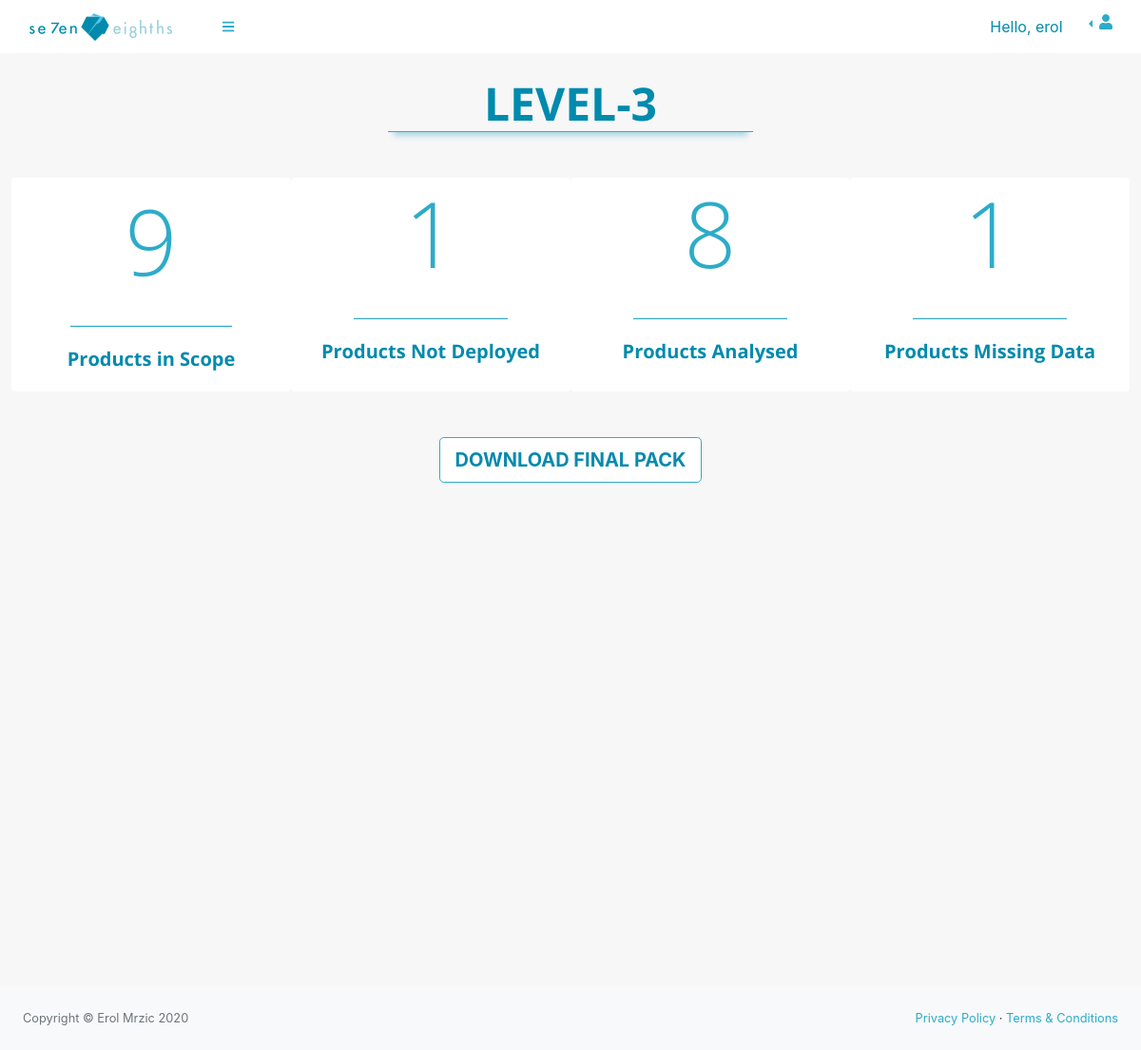
The page /overview (signed in) on the database as committed earlier.
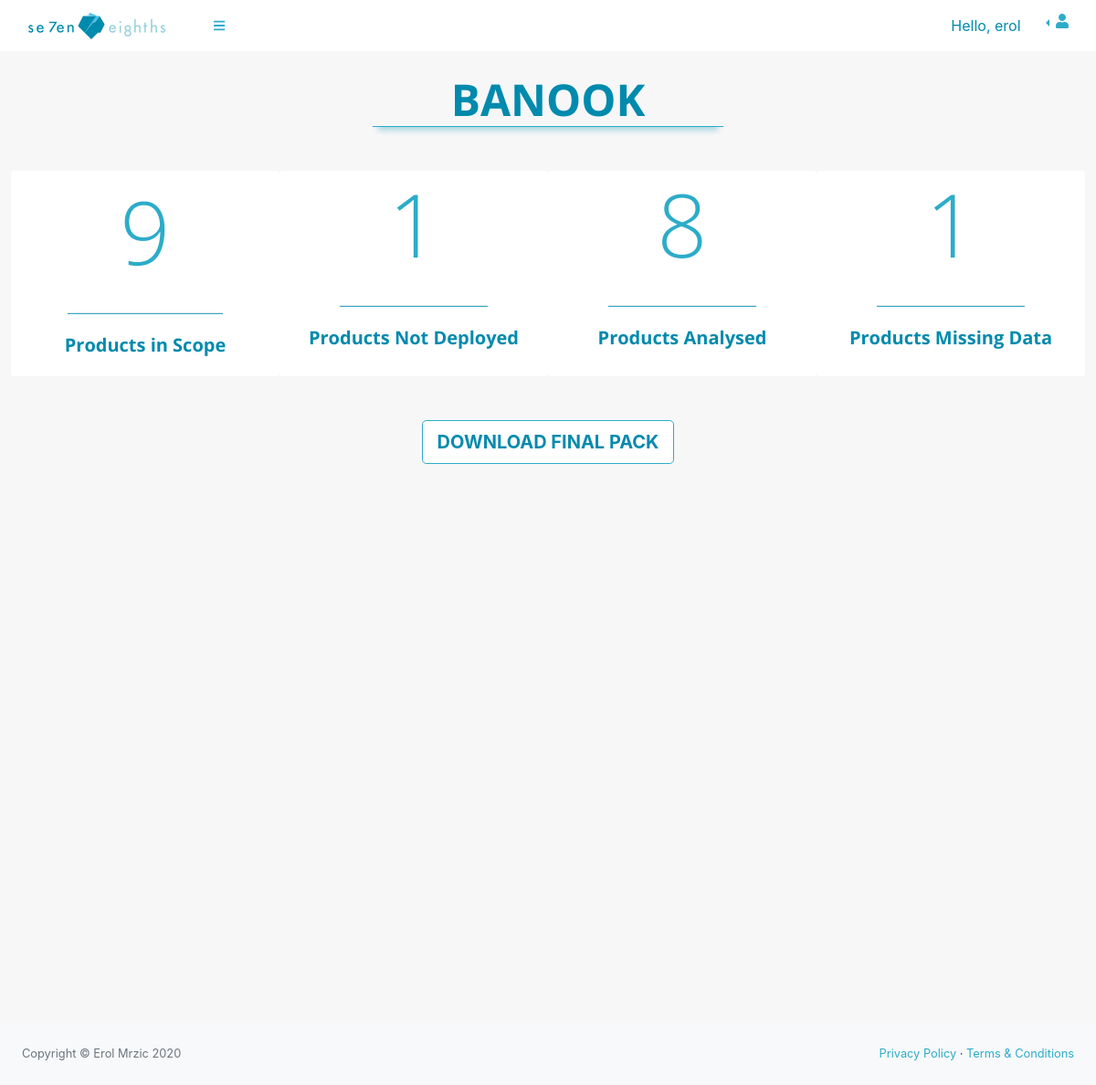
The same page on the database as committed later.
### base/models.py (models this page shows, shortened)
class Account(models.Model):
    AREAS = (
        ('EMEA', 'EMEA'),
        ('Americas', 'Americas'),
    )
    STATUS = (
        ('Data collection sent', 'Data collection sent'),
        ('Data Received', 'Data Received'),
        ('Analysis', 'Analysis'),
        ('Final Pack Uploaded', 'Final Pack Uploaded'),
    )
    username = models.ForeignKey(
        Access, blank=True,  null=True, on_delete=models.DO_NOTHING)
    name = models.CharField(max_length=30)
    code = models.CharField(max_length=30)
    dateReceived = models.DateTimeField(auto_now_add=True)
    dateUploaded = models.DateTimeField(auto_now_add=True)
    status = models.CharField(max_length=30, null=True, choices=STATUS)
    area = models.CharField(max_length=10, choices=AREAS)
    finalPack = models.FileField(null=True, blank=True)

### base/decorators.py (the view)
        def wrapper_func(request, *args, **kwargs):
            group = None
            if request.user.groups.exists():
                group = request.user.groups.all()[0].name
            if group in allowed_roles:
                return view_func(request, *args, **kwargs)
            else:
                return HttpResponse('You are not authorised to view this page')

### base/templatetags/groupFilter.py (called while the page is built)
@register.filter(name='has_group')
def has_group(user, group_name):
    return user.groups.filter(name=group_name).exists()

### base/views.py (called while the page is built)
@login_required(login_url='welcome')
@allowed_users(allowed_roles=['admin', 'MF'])
def overview(request):
    groups = request.user.groups.values_list('name', flat=True)
    if 'MF' in groups:
        accounts = Account.objects.filter(
            username__username__contains=request.user)
    else:
        accounts = Account.objects.all()
    return render(request, 'base/MF/overview.html', {'accounts': accounts})

### base/templates/base/MF/overview.html (shortened to what this page needs)
{% extends 'base/navbars/sidenav.html' %} {% block content %}{%block body %}
<body class="sb-nav-fixed sb-sidenav-toggled">
  {% endblock %}
  {% load groupFilter %}
  <div id="layoutSidenav_content">
    <main>
      <div class="container-fluid">
        <h1 class="mt-4">
          <div style="
              font-size: larger;
              font-weight: bold;
              border-bottom: 1px solid #2cacc9;
              color:#008aad;
              -webkit-box-shadow: 0 10px 6px -6px rgba(0, 138, 173, 0.3);
              -moz-box-shadow: 0 10px 6px -6px rgba(0, 138, 173, 0.3);
              box-shadow: 0 10px 6px -6px rgba(0, 138, 173, 0.3);
              text-align: center!important; text-transform: uppercase;
              " class="mx-auto col-xl-4 mb-4 col-md-6">
            {{ accounts.last.name }}
        </h1>
        <div class="row">
          <div class="card col-xl-3 mb-5 col-md-6 jumbocard tab-link nav-link" href="#scope">
            <h1 class="display-1">9</h1>
            <hr class="my-4" />
            <p class="lead">
              Products in Scope
            </p>
          </div>
          <div class="card col-xl-3 mb-5 col-md-6 jumbocard tab-link" href="#not-deployed">
            <h1 class="display-1">1</h1>
            <hr class="my-4" />
            <p class="lead">
              Products Not Deployed
            </p>
          </div>
          <div class="card col-xl-3 mb-5 col-md-6 jumbocard tab-link" href="#analysed">
            <h1 class="display-1">8</h1>
            <hr class="my-4" />
            <p class="lead">
              Products Analysed
            </p>
          </div>
          <div class="card col-xl-3 mb-5 col-md-6 jumbocard tab-link" href="#missing-data">
            <h1 class="display-1">1</h1>
            <hr class="my-4" />
            <p class="lead">
              Products Missing Data
            </p>
          </div>
        </div>
        <div class="ButtonWrapper">
          <a type="button" data-toggle="modal" data-target="#LVQupload" class="DownloadBtn btn">DOWNLOAD FINAL PACK</a>
        </div>
      </div>
    </main>
    <footer class="py-4 bg-light mt-auto">
      <div class="container-fluid">
        <div class="d-flex align-items-center justify-content-between small">
          <div class="text-muted">Copyright &copy; Erol Mrzic 2020</div>
          <div>
            <a href="#">Privacy Policy</a>
            &middot;
            <a href="#">Terms &amp; Conditions</a>
          </div>
        </div>
      </div>
    </footer>
  </div>
  {% endblock %}

Rows that differ between the two databases and show on the page:
no longer on this page (row edited): Account: last.name "LEVEL-3"
added Account: last.name "BANOOK"
